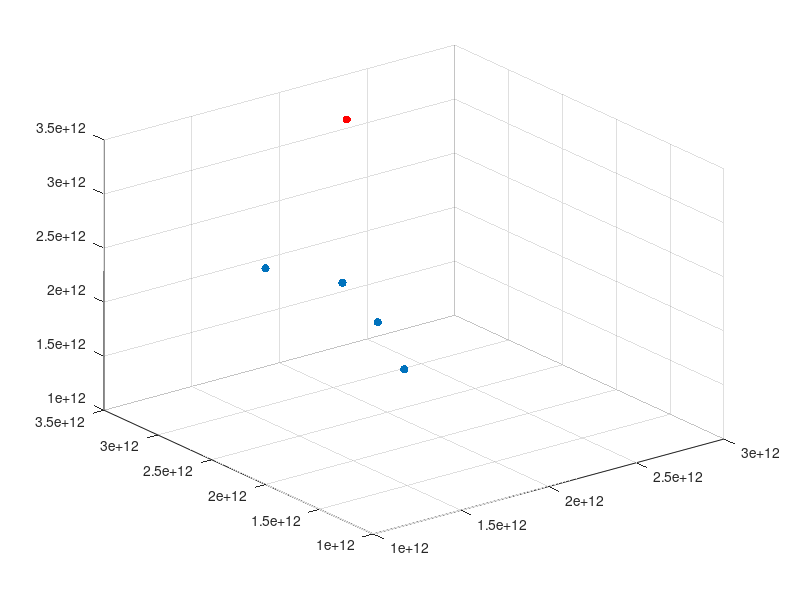

This chart was generated by the following MATLAB code:
clear;
clc;

GM = 3.986005e14;   % earth's universal gravitational [m^3/s^2]
c = 2.99792458e8;   % speed of light (m/s)
omegae_dot = 7.2921151467e-5;  % earth's rotation rate (rad/sec)
dd = 1e12;
SatellitePosition1 = dd*[1.0, 2.0, 3.0];
SatellitePosition2 = dd*[2.5, 3.4, 1.2];
SatellitePosition3 = dd*[1.3, 1.2, 2.3];
SatellitePosition4 = dd*[1.5, 2.1, 2.6];

x = dd*[1.0, 2.5, 1.3, 1.5];
y = dd*[2.0, 3.4, 1.2, 2.1];
z = dd*[3.0, 1.2, 2.3, 2.6];
scatter3(x,y,z,'filled');
hold on

userx = dd*[2.2];
usery = dd*[3.2];
userz = dd*[3.3];
userPosition = [2.2, 3.2, 3.3];
scatter3(userx, usery, userz, 'r', 'filled');
hold off

